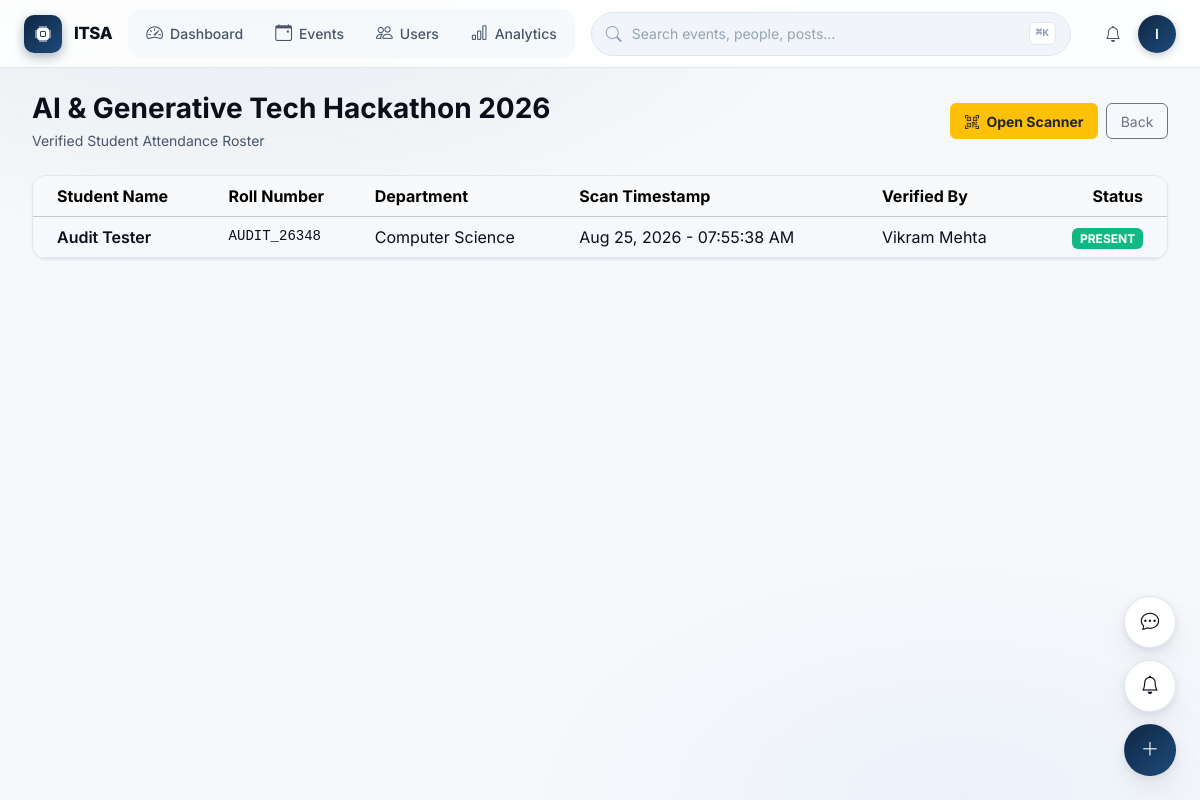
The app's page /coordinator/events/1/attendance (signed in) with its own data.
### app/models/user.py (models this page shows, shortened)
class User(UserMixin, db.Model):
    __tablename__ = 'users'
    id = db.Column(db.Integer, primary_key=True, autoincrement=True)
    email = db.Column(db.String(255), unique=True, nullable=False, index=True)
    password_hash = db.Column(db.String(255), nullable=False)
    full_name = db.Column(db.String(100), nullable=False)
    role = db.Column(db.Enum('STUDENT', 'COORDINATOR', 'ADMIN', name='user_roles'), default='STUDENT', nullable=False, index=True)
    is_active = db.Column(db.Boolean, default=True, nullable=False, index=True)
    is_suspended = db.Column(db.Boolean, default=False, nullable=False)
    profile_image = db.Column(db.String(255), nullable=True)
    created_at = db.Column(db.DateTime, default=datetime.utcnow, nullable=False)
    updated_at = db.Column(db.DateTime, default=datetime.utcnow, onupdate=datetime.utcnow, nullable=False)
    student_profile = db.relationship('StudentProfile', backref='user', uselist=False, cascade='all, delete-orphan')
    coordinator_profile = db.relationship('CoordinatorProfile', backref='user', uselist=False, cascade='all, delete-orphan')
    registrations = db.relationship('EventRegistration', backref='user', lazy='dynamic', cascade='all, delete-orphan')
    attendance_records = db.relationship('Attendance', foreign_keys='Attendance.user_id', backref='student', lazy='dynamic')
    scanned_attendances = db.relationship('Attendance', foreign_keys='Attendance.scanned_by', backref='coordinator', lazy='dynamic')
    certificates = db.relationship('Certificate', backref='user', lazy='dynamic', cascade='all, delete-orphan')
    feedback_submissions = db.relationship('Feedback', backref='user', lazy='dynamic', cascade='all, delete-orphan')
    posts = db.relationship('Post', backref='author', lazy='dynamic', cascade='all, delete-orphan')
    comments = db.relationship('Comment', backref='author', lazy='dynamic', cascade='all, delete-orphan')
    reactions = db.relationship('PostReaction', backref='user', lazy='dynamic', cascade='all, delete-orphan')
    saved_posts = db.relationship('SavedPost', backref='user', lazy='dynamic', cascade='all, delete-orphan')
    notifications = db.relationship('Notification', foreign_keys='Notification.user_id', backref='recipient', lazy='dynamic', cascade='all, delete-orphan')
    points_transactions = db.relationship('ItsaPoints', foreign_keys='ItsaPoints.user_id', backref='user', lazy='dynamic', cascade='all, delete-orphan')
    created_events = db.relationship('Event', backref='creator', lazy='dynamic')

class StudentProfile(db.Model):
    __tablename__ = 'student_profiles'
    id = db.Column(db.Integer, primary_key=True, autoincrement=True)
    user_id = db.Column(db.Integer, db.ForeignKey('users.id', ondelete='CASCADE'), unique=True, nullable=False)
    student_id = db.Column(db.String(50), unique=True, nullable=False, index=True) # Roll number
    department = db.Column(db.String(100), nullable=False, index=True)
    year_of_study = db.Column(db.SmallInteger, nullable=False, index=True) # 1, 2, 3, 4
    bio = db.Column(db.Text, nullable=True)
    interests = db.Column(db.Text, nullable=True) # Comma-separated or JSON
    phone = db.Column(db.String(20), nullable=True)
    github_url = db.Column(db.String(255), nullable=True)
    linkedin_url = db.Column(db.String(255), nullable=True)
    total_points = db.Column(db.Integer, default=0, nullable=False, index=True)
    created_at = db.Column(db.DateTime, default=datetime.utcnow, nullable=False)
    updated_at = db.Column(db.DateTime, default=datetime.utcnow, onupdate=datetime.utcnow, nullable=False)

### app/models/event.py (models this page shows, shortened)
class Event(db.Model):
    __tablename__ = 'events'
    id = db.Column(db.Integer, primary_key=True, autoincrement=True)
    title = db.Column(db.String(200), nullable=False)
    description = db.Column(db.Text, nullable=False)
    category_id = db.Column(db.Integer, db.ForeignKey('event_categories.id', ondelete='SET NULL'), nullable=True, index=True)
    venue_id = db.Column(db.Integer, db.ForeignKey('venues.id', ondelete='SET NULL'), nullable=True)
    poster_image = db.Column(db.String(255), nullable=True)
    start_datetime = db.Column(db.DateTime, nullable=False, index=True)
    end_datetime = db.Column(db.DateTime, nullable=False)
    registration_deadline = db.Column(db.DateTime, nullable=False)
    max_participants = db.Column(db.Integer, nullable=True) # Null = unlimited
    current_registrations = db.Column(db.Integer, default=0, nullable=False)
    status = db.Column(
        db.Enum('DRAFT', 'PUBLISHED', 'REGISTRATION_OPEN', 'REGISTRATION_CLOSED', 'ONGOING', 'COMPLETED', 'CANCELLED', name='event_statuses'),
        default='DRAFT',
        nullable=False,
        index=True
    )
    is_free = db.Column(db.Boolean, default=True, nullable=False)
    registration_fee = db.Column(db.Numeric(10, 2), default=0.00, nullable=False)
    tags = db.Column(db.String(500), nullable=True) # Comma-separated
    created_by = db.Column(db.Integer, db.ForeignKey('users.id', ondelete='RESTRICT'), nullable=False, index=True)
    created_at = db.Column(db.DateTime, default=datetime.utcnow, nullable=False)
    updated_at = db.Column(db.DateTime, default=datetime.utcnow, onupdate=datetime.utcnow, nullable=False)
    coordinators = db.relationship('EventCoordinator', backref='event', lazy='dynamic', cascade='all, delete-orphan')
    registrations = db.relationship('EventRegistration', backref='event', lazy='dynamic', cascade='all, delete-orphan')
    attendances = db.relationship('Attendance', backref='event', lazy='dynamic', cascade='all, delete-orphan')
    certificates = db.relationship('Certificate', backref='event', lazy='dynamic', cascade='all, delete-orphan')
    feedbacks = db.relationship('Feedback', backref='event', lazy='dynamic', cascade='all, delete-orphan')
    gallery_items = db.relationship('EventGallery', backref='event', lazy='dynamic', cascade='all, delete-orphan')
    volunteers = db.relationship('EventVolunteer', backref='event', lazy='dynamic', cascade='all, delete-orphan')
    posts = db.relationship('Post', backref='linked_event', lazy='dynamic')

### app/models/attendance.py (models this page shows, shortened)
class Attendance(db.Model):
    __tablename__ = 'attendance'
    __table_args__ = (
        db.UniqueConstraint('event_id', 'user_id', name='uq_attendance_event_user'),
    )
    id = db.Column(db.Integer, primary_key=True, autoincrement=True)
    event_id = db.Column(db.Integer, db.ForeignKey('events.id', ondelete='CASCADE'), nullable=False, index=True)
    user_id = db.Column(db.Integer, db.ForeignKey('users.id', ondelete='CASCADE'), nullable=False, index=True)
    registration_id = db.Column(db.Integer, db.ForeignKey('event_registrations.id', ondelete='CASCADE'), nullable=False)
    ticket_id = db.Column(db.Integer, db.ForeignKey('event_tickets.id', ondelete='RESTRICT'), nullable=False)
    scanned_by = db.Column(db.Integer, db.ForeignKey('users.id', ondelete='RESTRICT'), nullable=False, index=True)
    scanned_at = db.Column(db.DateTime, default=datetime.utcnow, nullable=False)
    status = db.Column(
        db.Enum('PRESENT', 'ABSENT', 'LATE', name='attendance_statuses'),
        default='PRESENT',
        nullable=False
    )
    notes = db.Column(db.Text, nullable=True)
    certificate = db.relationship('Certificate', backref='attendance', uselist=False)

### app/routes/pages.py (the view)
@pages_bp.route('/coordinator/events/<int:event_id>/attendance')
@coordinator_required
def coordinator_attendance(event_id):
    event = Event.query.get_or_404(event_id)
    records = Attendance.query.filter_by(event_id=event.id).order_by(Attendance.scanned_at.desc()).all()
    return render_template('coordinator/attendance.html', event=event, records=records)

### app/templates/coordinator/attendance.html (shortened to what this page needs)
{% extends "base.html" %}
{% block content %}
<div class="container-fluid p-0">
    <div class="d-flex justify-content-between align-items-center mb-4">
        <div>
            <h3 class="fw-bold mb-1">{{ event.title }}</h3>
            <p class="text-muted small mb-0">Verified Student Attendance Roster</p>
        </div>
        <div class="d-flex gap-2">
            <a href="{{ url_for('pages.coordinator_scanner', event_id=event.id) }}" class="btn btn-warning text-dark btn-sm fw-bold">
                <i class="bi bi-qr-code-scan me-1"></i> Open Scanner
            </a>
            <a href="{{ url_for('pages.coordinator_dashboard') }}" class="btn btn-outline-secondary btn-sm">Back</a>
        </div>
    </div>
    <div class="card card-itsa overflow-hidden shadow-sm">
        <div class="table-responsive">
            <table class="table table-hover align-middle mb-0">
                <thead class="table-light">
                    <tr>
                        <th class="ps-4">Student Name</th>
                        <th>Roll Number</th>
                        <th>Department</th>
                        <th>Scan Timestamp</th>
                        <th>Verified By</th>
                        <th class="text-end pe-4">Status</th>
                    </tr>
                </thead>
                <tbody>
                    {% if records %}
                        {% for r in records %}
                        <tr>
                            <td class="ps-4 fw-semibold">{{ r.student.full_name }}</td>
                            <td class="font-monospace small">{{ r.student.student_profile.student_id if r.student.student_profile else '' }}</td>
                            <td>{{ r.student.student_profile.department if r.student.student_profile else '' }}</td>
                            <td>{{ r.scanned_at.strftime('%b %d, %Y - %I:%M:%S %p') }}</td>
                            <td>{{ r.coordinator.full_name if r.coordinator else 'Coordinator' }}</td>
                            <td class="text-end pe-4"><span class="badge bg-success">{{ r.status }}</span></td>
                        </tr>
                        {% endfor %}
                    {% else %}
                        <tr>
                            <td colspan="6" class="text-center py-5 text-muted">No attendance scans recorded for this event yet.</td>
                        </tr>
                    {% endif %}
                </tbody>
            </table>
        </div>
    </div>
</div>
{% endblock %}

### app/templates/partials/command-bar.html (shortened to what this page needs)
<header id="app-command-bar" role="banner">
  <a href="{% if current_user.role == 'ADMIN' %}{{ url_for('pages.admin_dashboard') }}{% elif current_user.role == 'COORDINATOR' %}{{ url_for('pages.coordinator_dashboard') }}{% else %}{{ url_for('pages.student_dashboard') }}{% endif %}" class="cmd-brand">
    <span class="cmd-brand-logo"><i class="bi bi-cpu-fill"></i></span>
    <span class="cmd-brand-text">ITSA</span>
  </a>
  <nav class="cmd-nav" aria-label="Primary">
    {% if current_user.role == 'ADMIN' %}
      <a href="{{ url_for('pages.admin_dashboard') }}"
         class="cmd-nav-link {% if request.endpoint == 'pages.admin_dashboard' %}active{% endif %}">
        <i class="bi bi-speedometer2"></i> Dashboard
      </a>
      <a href="{{ url_for('pages.admin_events') }}"
         class="cmd-nav-link {% if request.endpoint == 'pages.admin_events' %}active{% endif %}">
        <i class="bi bi-calendar-event"></i> Events
      </a>
      <a href="{{ url_for('pages.admin_users') }}"
         class="cmd-nav-link {% if request.endpoint == 'pages.admin_users' %}active{% endif %}">
        <i class="bi bi-people"></i> Users
      </a>
      <a href="{{ url_for('pages.admin_analytics') }}"
         class="cmd-nav-link {% if request.endpoint == 'pages.admin_analytics' %}active{% endif %}">
        <i class="bi bi-bar-chart"></i> Analytics
      </a>
    {% endif %}
  </nav>
  <button class="cmd-search" type="button" aria-label="Open command palette" data-cmd-palette-open>
    <i class="bi bi-search cmd-search-icon"></i>
    <span class="cmd-search-placeholder">Search events, people, posts…</span>
    <kbd class="cmd-search-kbd">⌘K</kbd>
  </button>
  <div class="cmd-actions">
    <a href="{{ url_for('pages.notifications_page') }}"
       class="cmd-icon-btn always-show"
       aria-label="Notifications"
       data-itsa-notifications>
      <i class="bi bi-bell"></i>
    </a>
    <div class="cmd-user-menu" id="cmd-user-menu">
      <button class="cmd-avatar-btn" aria-label="Account menu" type="button" id="cmd-user-toggle">
        {{ current_user.full_name[0]|upper if current_user.full_name else 'U' }}
      </button>
    </div>
  </div>
</header>

### app/static/css/components.css (style rules this page uses)
.btn-sm { padding: 0.4rem 0.85rem; font-size: 0.875rem; border-radius: var(--radius-sm); }

### app/static/css/main.css (style rules this page uses)
:root { --itsa-primary: var(--brand-500); --itsa-primary-dark: var(--brand-600); --itsa-primary-soft: var(--brand-50); --itsa-gold: #fbbf24; --itsa-gold-dark: #f59e0b; --itsa-gold-gradient: linear-gradient(135deg, #fbbf24 0%, #d97706 100%); --itsa-success: var(--success-solid); --itsa-danger: var(--danger-solid); --itsa-dark: var(--text-primary); --itsa-muted: var(--text-muted); --itsa-light-bg: var(--surface-canvas); --itsa-card-bg: var(--surface-card); --itsa-border: var(--border-subtle); --itsa-glass: var(--surface-glass); --itsa-glass-strong: var(--surface-glass-strong); --itsa-overlay: var(--surface-overlay); --itsa-glow: var(--shadow-glow); --itsa-glow-sm: var(--shadow-glow-sm); }
body { font-family: var(--font-sans); background-color: var(--surface-canvas); color: var(--text-primary); min-height: 100vh; display: flex; flex-direction: column; -webkit-font-smoothing: antialiased; -moz-osx-font-smoothing: grayscale; }
.card-itsa { border: 1px solid var(--border-subtle); border-radius: var(--radius-lg); background-color: var(--surface-card); color: var(--text-primary); box-shadow: 0 1px 2px rgba(0, 0, 0, 0.03), 0 1px 3px rgba(0, 0, 0, 0.04); transition: transform var(--dur-base) var(--ease-spring), box-shadow var(--dur-base), border-color var(--dur-base); }

### records on screen
User: full_name "I"
Event: title "AI & Generative Tech Hackathon 2026"
Attendance: student.full_name "Audit Tester", student.student_profile "AUDIT_26348", student.student_profile "Computer Science", scanned_at "Aug 25, 2026 - 07:55:38 AM", coordinator "Vikram Mehta", status "PRESENT"
